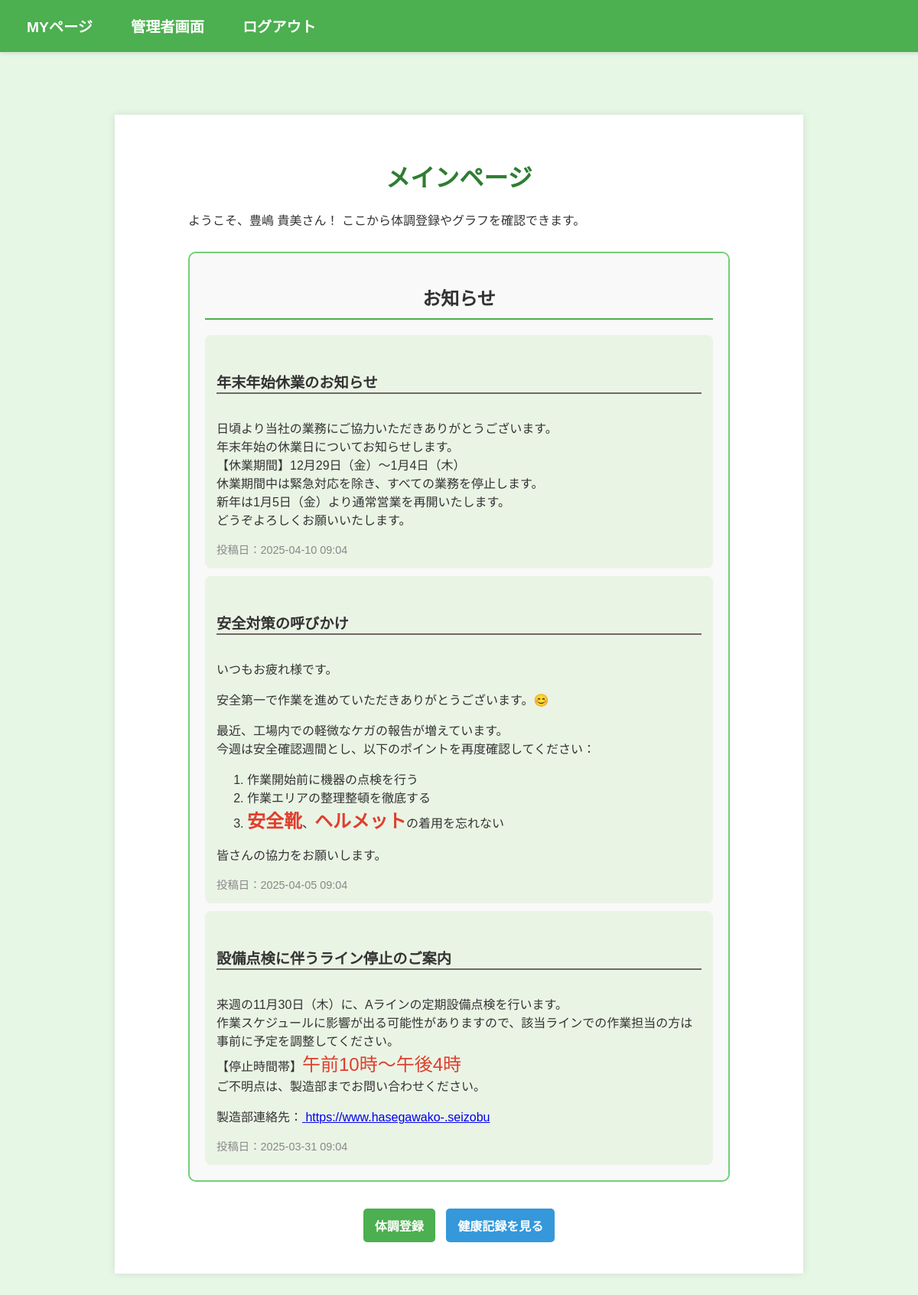
Before: /index (signed in) with the older database file.
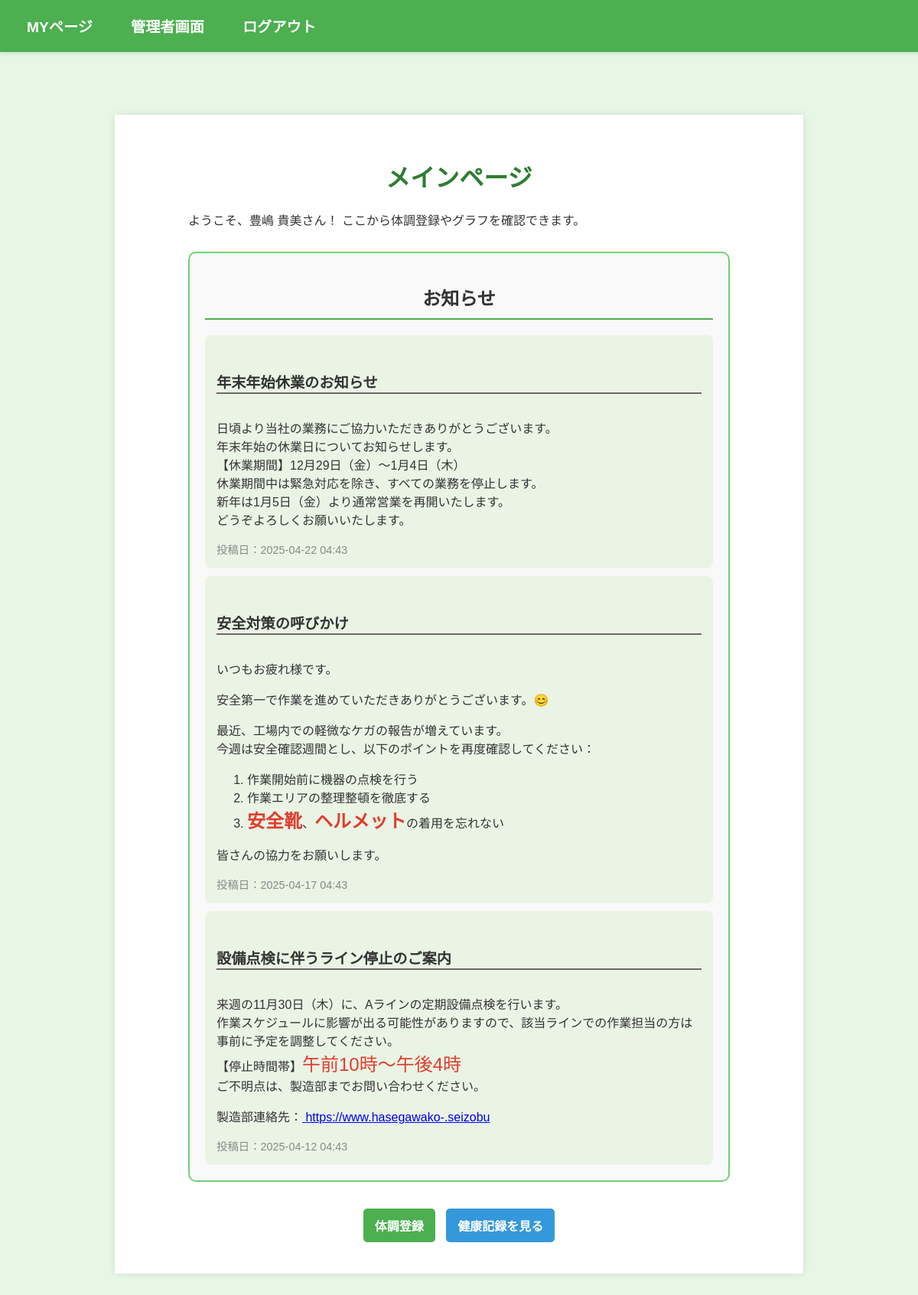
After: the same page with the newer database file.
### models.py (models this page shows, shortened)
class User(UserMixin, db.Model):
    __tablename__ = 'user'
    id = db.Column(db.Integer, primary_key=True)
    password_hash = db.Column(db.String(128), nullable=False)
    is_admin = db.Column(db.Boolean, default=False)
    employee_number = db.Column(db.String(100), unique=True, nullable=False)
    department = db.Column(db.String(100), nullable=False)
    name = db.Column(db.String(100), nullable=False)
    phone = db.Column(db.String(15), nullable=False)
    email = db.Column(db.String(120), unique=True, nullable=False)

class Announcement(db.Model):
    id = db.Column(db.Integer, primary_key=True)
    title = db.Column(db.String(100), nullable=False)
    content = db.Column(db.Text, nullable=False)
    date = db.Column(db.DateTime, default=lambda: datetime.now(timezone('Asia/Tokyo')))

### routes.py (the view)
@app.route('/index')
@login_required
def index():
    announcements = Announcement.query.all()  # すべてのお知らせを取得
    return render_template('index.html', announcements=announcements)

### routes.py (called while the page is built)
@login_manager.user_loader
def load_user(user_id):
    return User.query.get(int(user_id))

### templates/index.html (shortened to what this page needs)
{% extends "base.html" %}
{% block content %}
<div class="container text-center main-page">
    <h1 class="mb-4">メインページ</h1>
    <div class="alert alert-info" role="alert">
        <p>ようこそ、<span>{{ current_user.name }}</span>さん！ ここから体調登録やグラフを確認できます。</p>
    </div>
    {% if announcements %}
        <div class="alert alert-warning custom-announcements" role="alert">
            <h2 class="announcement-title">お知らせ</h2>
            {% for announcement in announcements %}
                <div class="announcement-item mb-3">
                    <h5 class="announcement-item-title">{{ announcement.title }}</h5>
                    <p class="announcement-item-content">{{ announcement.content|safe }}</p>
                    <small class="text-muted announcement-item-date">投稿日：{{ announcement.date.strftime('%Y-%m-%d %H:%M') }}</small>
                </div>
            {% endfor %}
        </div>
    {% else %}
        <p class="text-muted">現在お知らせはありません。</p>
    {% endif %}
    <div class="button-group my-4">
        <a href="{{ url_for('register_health') }}" class="btn btn-primary btn-lg mb-3">
             体調登録
        </a>
        <a href="{{ url_for('employee_graph', employee_id=current_user.id) }}" class="btn btn-secondary btn-lg mb-3">
             健康記録を見る
        </a>
    </div>
</div>
{% endblock %}

### templates/base.html (shortened to what this page needs)
<!DOCTYPE html>
<html lang="ja">
<head>
    <link rel="stylesheet" href="{{ url_for('static', filename='css/style.css') }}">
</head>
<body>
    <nav>
        <ul>
            {% if current_user.is_authenticated %}
                <li><a href="{{ url_for('index') }}">MYページ</a></li>
                {% if current_user.is_admin %}
                    <li><a href="{{ url_for('admin') }}">管理者画面</a></li>
                {% endif %}
                <li><a href="{{ url_for('logout') }}">ログアウト</a></li>
            {% else %}
                <li><a href="{{ url_for('login') }}">ログイン</a></li>
                <li><a href="{{ url_for('register') }}">サインアップ</a></li>
            {% endif %}
        </ul>
    </nav>
    {% block content %}
    {% endblock %}
</body>
</html>

### static/css/style.css (style rules this page uses)
body { font-family: Arial, sans-serif; margin: 0; padding: 0; background-color: #e6f7e6; color: #333; }
.container { width: 70%; margin: 150px auto; padding: 40px; background-color: #fff; box-shadow: 0 0 10px rgba(0, 0, 0, 0.1); }
h1, h2 { color: #2e7d32; text-align: center; }
nav { background-color: #4CAF50; padding: 10px 20px; position: fixed; width: 100%; top: 0; left: 0; z-index: 1000; box-shadow: 0 2px 5px rgba(0, 0, 0, 0.1); }
nav ul { list-style: none; display: flex; justify-content: flex-start; padding: 0; margin: 0; }
nav ul li { margin-right: 20px; }
nav ul li a { text-decoration: none; color: white; padding: 10px 15px; display: block; border-radius: 5px; font-size: 1.2em; font-weight: bold; }
button, .btn { width: auto; padding: 10px 15px; font-size: 1rem; border-radius: 5px; text-transform: uppercase; font-weight: bold; background-color: #4CAF50; border: none; color: white; }
.button-group { text-align: center; }
a.btn { display: inline-block; padding: 10px 15px; margin: 5px; color: #fff; text-decoration: none; border-radius: 5px; }
a.btn-primary, a.btn-success, a.btn-danger, a.btn-warning, a.btn-info { background-color: #4CAF50; }
a.btn-secondary { background-color: #3498db; }
.main-page { width: 59%; padding:3% 8%; }
.main-page .alert-warning.custom-announcements { border: 2px solid #73d076; padding: 20px; border-radius: 10px; background-color: #f9f9f9; margin-top: 30px; margin-bottom: 30px; }
.main-page .announcement-title { font-size: 1.5rem; font-weight: bold; color: #333; margin-bottom: 20px; border-bottom: 2px solid #4CAF50; padding-bottom: 10px; }
.main-page .announcement-item { padding: 15px; border-radius: 8px; background-color: #eaf4e5; margin-top: 10px; }
.main-page .announcement-item-title { font-size: 1.2rem; color: #333; font-weight: bold; border-bottom: 2px solid #706868; }
.main-page .announcement-item-content { font-size: 1rem; color: #555; margin-bottom: 10px; }
.main-page .announcement-item-date { font-size: 0.9rem; color: #888; display: block; margin-top: 10px; }

Changed rows visible on the page:
changed Announcement "年末年始休業のお知らせ": date "2025-04-10 09:04" → "2025-04-22 04:43"
changed Announcement "安全対策の呼びかけ": date "2025-04-05 09:04" → "2025-04-17 04:43"
changed Announcement "設備点検に伴うライン停止のご案内": date "2025-03-31 09:04" → "2025-04-12 04:43"
